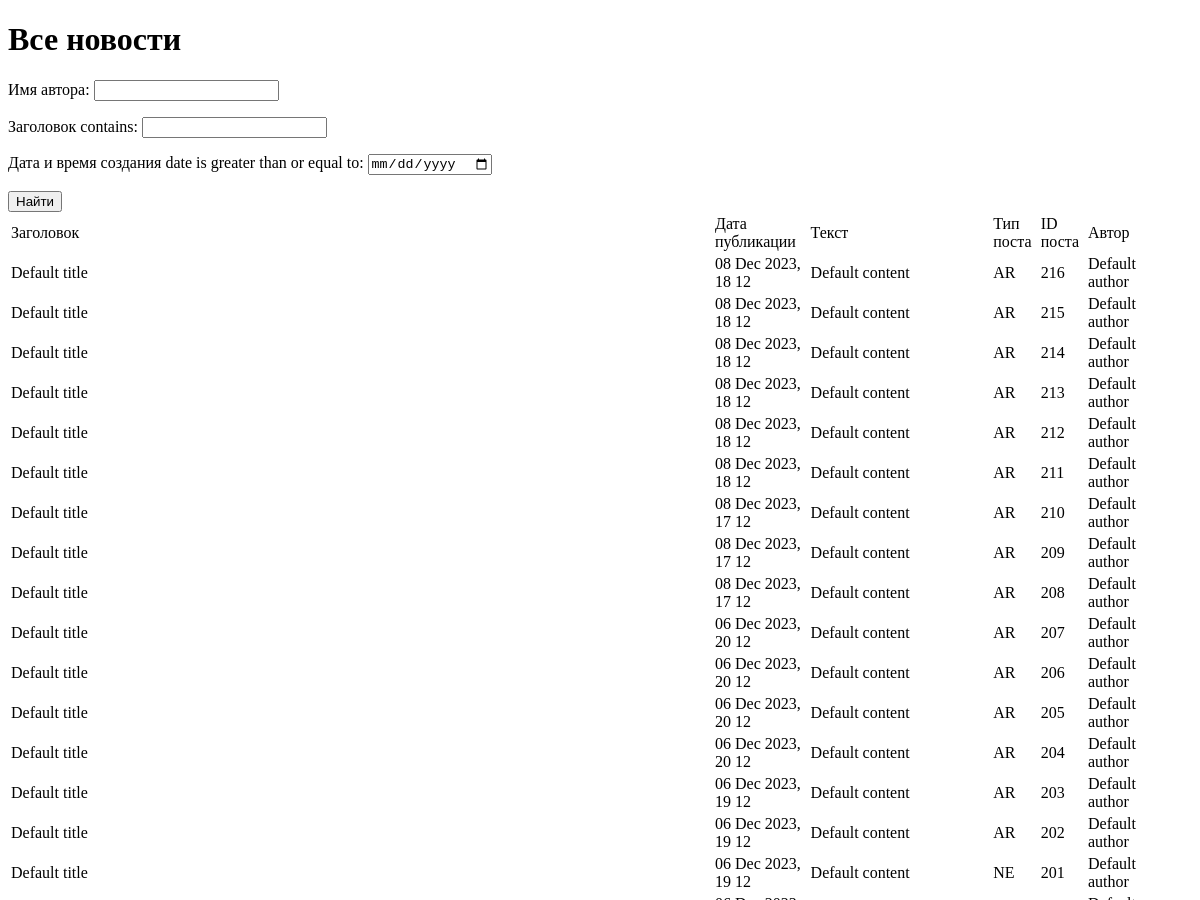
The page /news/search/ (signed in, upper part) on the database as committed earlier.
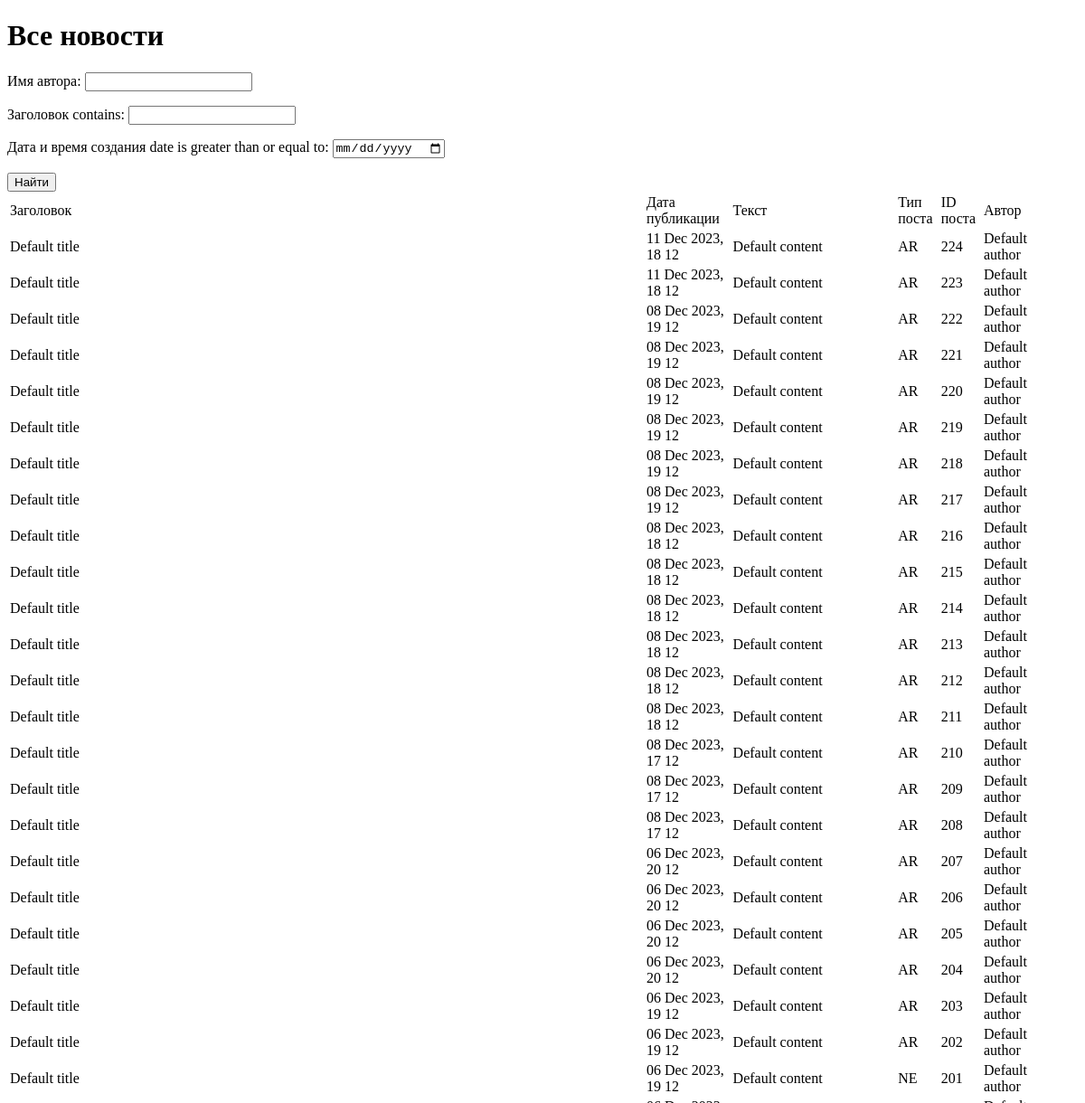
The same page on the database as committed later.
### news/models.py (models this page shows, shortened)
class Post(models.Model):
    news = 'NE'
    article = 'AR'
    POST_TYPES = [
        (news, 'Новость'),
        (article, 'Статья')
    ]
    author = models.CharField(max_length=255, default='Default author', verbose_name='имя автора')
    post_type = models.CharField(max_length=2, choices=POST_TYPES, default=article, verbose_name='Вид поста')
    date_create = models.DateTimeField(auto_now_add=True, verbose_name='дата и время создания')
    date_update = models.DateTimeField(auto_now=True, verbose_name='дата и время изменения')
    categories = models.ManyToManyField(Category, verbose_name='Категории')
    title = models.CharField(max_length=255, default='Default title', verbose_name='заголовок')
    content = models.TextField(default='Default content', verbose_name='текст')

### news/views.py (the view)
# urls.py: path('news/search/', NewsSearch.as_view(), name = 'news_search'),
class NewsSearch(LoginRequiredMixin, ListView):
    model = Post
    template_name = 'flatpages/news_search.html'
    queryset = Post.objects.order_by('-date_create')
    context_object_name = 'news'
    def get_queryset(self):
        queryset = super().get_queryset()
        self.filterset = PostFilter(self.request.GET, queryset)
        return self.filterset.qs
    def get_context_data(self, **kwargs):
        context = super().get_context_data(**kwargs)
        context['filterset'] = self.filterset
        return context

### news/templatetags/custom_filters.py (called while the page is built)
@register.filter()
def censor(text):
    spl_text = text.split()
    explicitwords = ['дВижения',
                     'ТраСсе',
                     'производственных',
                     'Однако',
                     'детонациЮ']
    for ex_word in explicitwords:
        ex_word = ex_word.title()
        for word in spl_text:
            word1 = word[0].upper() + word[1:]
            if word1 == ex_word:
                text = text.replace(word, word[0] + '*' * (len(word) - 1))
    """Removes all values of arg from the given string"""
    return text

### templates/flatpages/news_search.html (shortened to what this page needs)
{% extends 'flatpages/default.html' %}
{% load custom_filters %}
{% load custom_tags %}
{% block content %}
    <h1>Все новости</h1>
    <form action="" method="get">
    {{ filterset.form.as_p }}
    <input type="submit" value="Найти"/>
    </form>
    {% if news %}
       <table>
           <tr>
               <td>Заголовок</td>
               <td>Дата публикации</td>
               <td>Текст</td>
               <td>Тип поста</td>
               <td>ID поста</td>
               <td>Автор</td>
           </tr>
           {% for new in news %}
           <tr>
               <td>{{ new.title|censor }}&emsp;</td>
               <td>{{ new.date_create|date:'d M Y, H m'|censor}}&emsp;</td>
               <td>{{ new.content|truncatechars:20|censor }}&emsp;</td>
               <td>{{ new.post_type }}&emsp;</td>
               <td>{{ new.id }}&emsp;</td>
               <td>{{ new.author }}&emsp;</td>
           </tr>
           {% endfor %}
       </table>
    {% else %}
       <h2>Новостей нет!</h2>
    {% endif %}
{% endblock content %}

Rows that differ between the two databases and show on the page:
added Post: title|censor "Default title", date_create|censor "11 Dec 2023, 18 12", content|censor "Default content", post_type "AR", id "224", author "Default author"
added Post: title|censor "Default title", date_create|censor "11 Dec 2023, 18 12", content|censor "Default content", post_type "AR", id "223", author "Default author"
added Post: title|censor "Default title", date_create|censor "08 Dec 2023, 19 12", content|censor "Default content", post_type "AR", id "222", author "Default author"
added Post: title|censor "Default title", date_create|censor "08 Dec 2023, 19 12", content|censor "Default content", post_type "AR", id "221", author "Default author"
added Post: title|censor "Default title", date_create|censor "08 Dec 2023, 19 12", content|censor "Default content", post_type "AR", id "220", author "Default author"
added Post: title|censor "Default title", date_create|censor "08 Dec 2023, 19 12", content|censor "Default content", post_type "AR", id "219", author "Default author"
added Post: title|censor "Default title", date_create|censor "08 Dec 2023, 19 12", content|censor "Default content", post_type "AR", id "218", author "Default author"
added Post: title|censor "Default title", date_create|censor "08 Dec 2023, 19 12", content|censor "Default content", post_type "AR", id "217", author "Default author"
